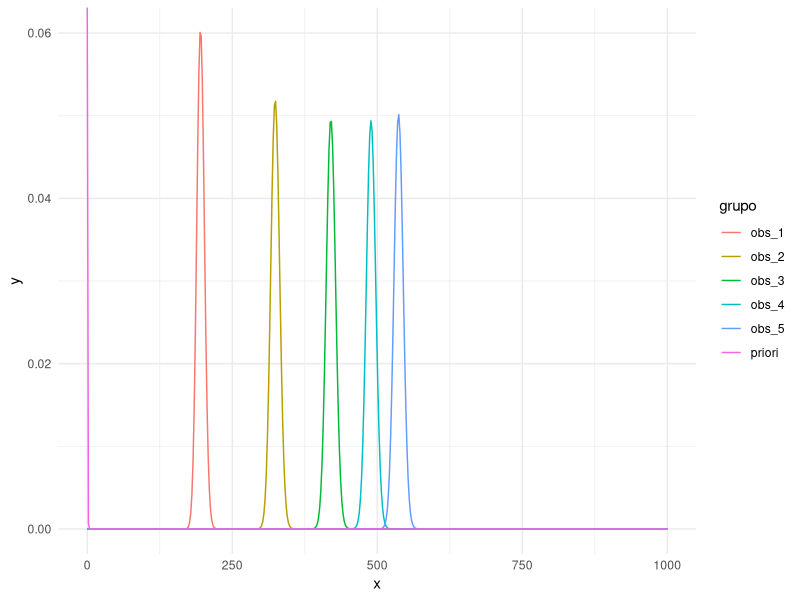
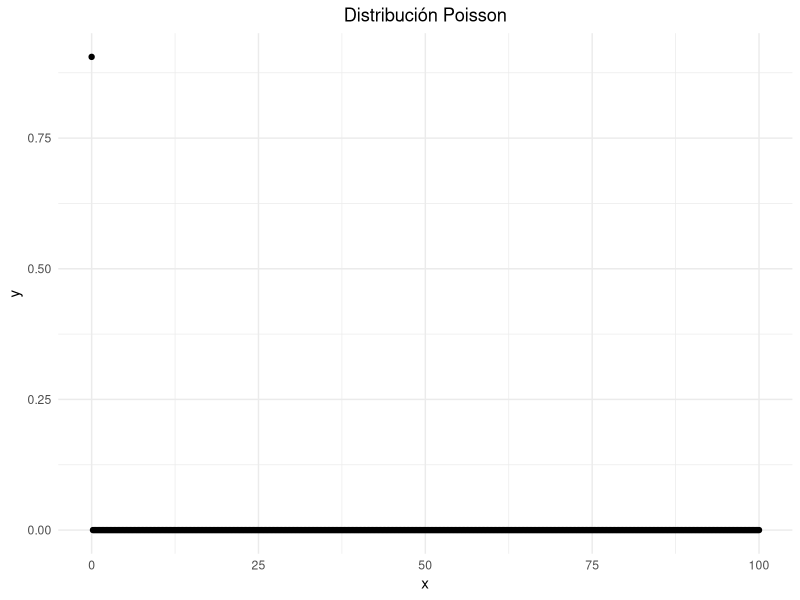
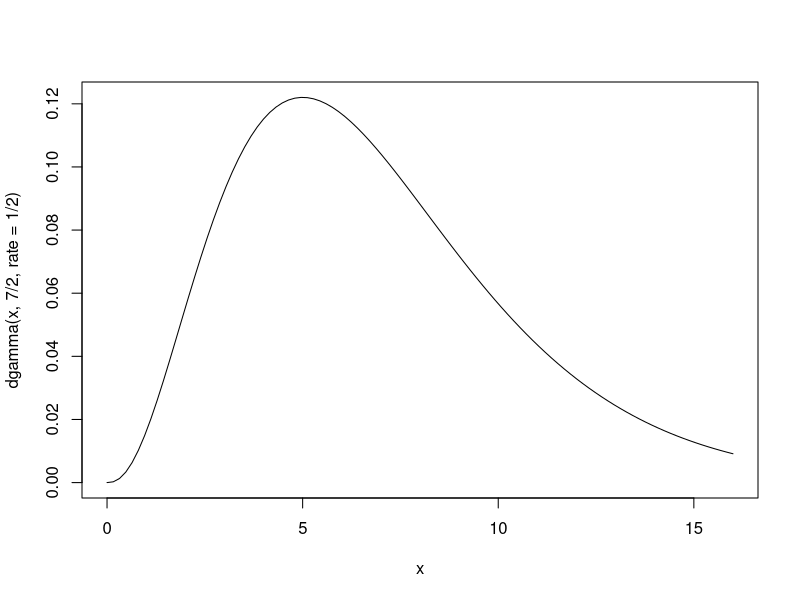
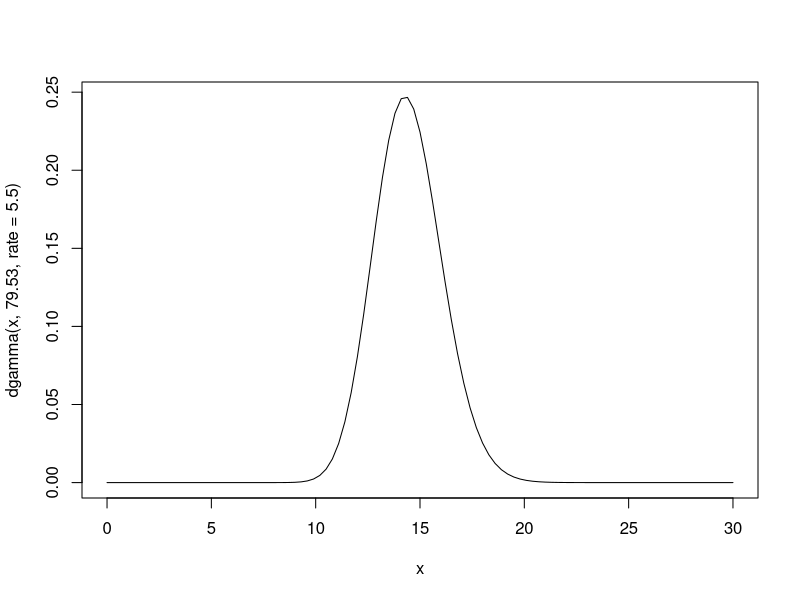
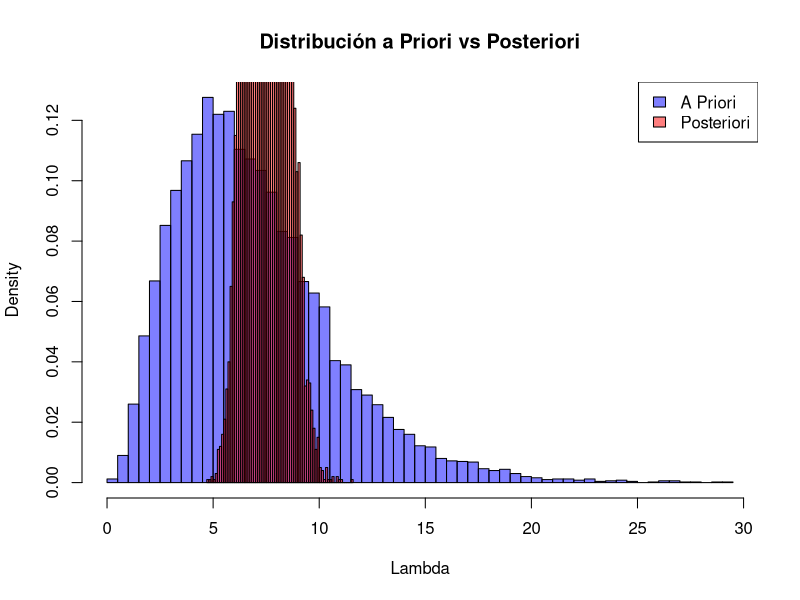

Reproduce these figures in R, in order.
#Codigo de la segunda tarea, ejercicio 1
#Autor: Fernando Alvarado Palacios
#Fecha: 2021/09/15

library(ggplot2)
library(tidyr)
#Inciso A
alpha <- 1/2
beta <- 7 / 2

# Calcular P(X > 10) de la distribucion gamma
p_10 <- pgamma(10, shape = alpha, scale = 1 / beta)
lam_10 <- 1 - p_10

#print(p_10)
# Mostrar resultado
#print(lam_10)



#Inciso B

p_b <- pgamma(10, shape = 300 * alpha, scale = 1 / beta)


print(p_b)

print(1 - p_b)


#Graficas 

observaciones <- c(879, 903, 948, 939, 893) #Dtos que nos da las observaciones

#Graficas
valores = seq(0, 1000, length.out = 500)

# Crear data frame con la distribución gamma inicial
df_sim <- data.frame(
  x = valores,
  priori = dgamma(valores, shape = alpha, rate = beta)
)

# Agregar columnas de observaciones iterativamente
for (i in 1:5) {
  df_sim[, paste0("obs_", i)] <- dgamma(df_sim$x, 
                                        shape = 1 * (alpha + sum(observaciones[1:i])),
                                        rate = beta + i)
}

df_mod <- df_sim %>%
  pivot_longer(cols = -x, names_to = "grupo", values_to = "y")

head(df_mod)

# Mostrar gráfico
#x11()  # Abrir ventana de gráficos (opcional)
ggplot(df_mod, aes(x = x, y = y, color = grupo)) +
  geom_line() +
  theme_minimal()



tamaño = 500
valores2 = seq(0, 100, length.out = tamaño)
lambdaSim = rgamma(1, shape = alpha, rate = beta)

print(lambdaSim)

  df_prueba <- data.frame(
    x = valores2,
    y = dpois(valores2, lambda = lambdaSim)
  )

  ggplot(df_prueba, aes(x = x, y = y)) +
    geom_point() +
    theme_minimal() +
    labs(title = "Distribución Poisson",
         x = "x",
         y = "y") +
    theme(plot.title = element_text(hjust = 0.5))
  
  
  
  
  
  #-----------------------Codigo Oswaldo --------------
  
  x <- 0:15
  curve(dgamma(x, 7/2, rate = 1/2), 0, 16)
  
  
  
  x <- 0:1000
  curve(dgamma(x, 79.53, rate = 5.5), 0, 30)
  
  
  
  
  
  #-------------Codigo chat
  # Fijar semilla para reproducibilidad
  set.seed(123)
  
  # Parámetros de la distribución a priori Gamma(7/2, 1/2)
  alpha_prior <- 7/2
  beta_prior <- 1/2
  
  # Parámetro "real" de lambda (para la simulación)
  lambda_real <- 7
  
  # Generar 3 observaciones Poisson(lambda_real)
  X <- rpois(10, lambda_real)
  print(paste("Observaciones:", paste(X, collapse = ", ")))
  
  # Actualizar los parámetros de la distribución posterior
  alpha_posterior <- alpha_prior + sum(X)
  beta_posterior <- beta_prior + length(X)
  
  # Simular muestras de la distribución a priori y a posteriori
  samples_prior <- rgamma(10000, shape = alpha_prior, rate = beta_prior)
  samples_posterior <- rgamma(10000, shape = alpha_posterior, rate = beta_posterior)
  
  
  
  
  # Graficar la comparación entre la distribución a priori y a posteriori
  hist(samples_prior, probability = TRUE, col = rgb(0,0,1,0.5), 
       main = "Distribución a Priori vs Posteriori", xlab = "Lambda", breaks = 50)
  hist(samples_posterior, probability = TRUE, col = rgb(1,0,0,0.5), add = TRUE, breaks = 50)
  legend("topright", legend = c("A Priori", "Posteriori"), 
         fill = c(rgb(0,0,1,0.5), rgb(1,0,0,0.5)))
  